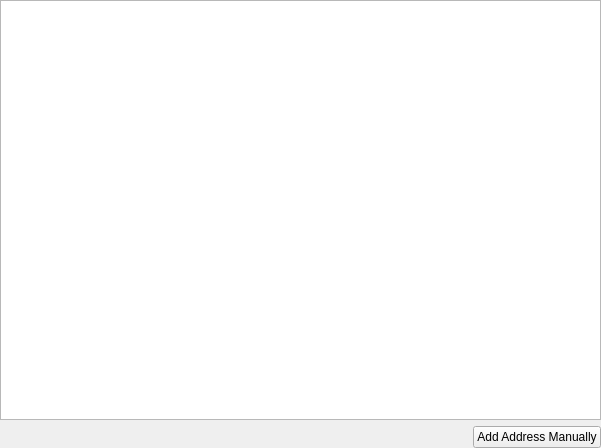
<?xml version="1.0" encoding="UTF-8"?>
<ui version="4.0">
 <class>AddressList</class>
 <widget class="QWidget" name="AddressList">
  <property name="geometry">
   <rect>
    <x>0</x>
    <y>0</y>
    <width>601</width>
    <height>448</height>
   </rect>
  </property>
  <property name="windowTitle">
   <string>Form</string>
  </property>
  <layout class="QVBoxLayout" name="verticalLayout">
   <property name="leftMargin">
    <number>0</number>
   </property>
   <property name="topMargin">
    <number>0</number>
   </property>
   <property name="rightMargin">
    <number>0</number>
   </property>
   <property name="bottomMargin">
    <number>0</number>
   </property>
   <item>
    <widget class="QTreeView" name="list">
     <property name="sizePolicy">
      <sizepolicy hsizetype="Expanding" vsizetype="Expanding">
       <horstretch>0</horstretch>
       <verstretch>0</verstretch>
      </sizepolicy>
     </property>
    </widget>
   </item>
   <item>
    <layout class="QHBoxLayout" name="horizontalLayout">
     <item>
      <spacer name="horizontalSpacer">
       <property name="orientation">
        <enum>Qt::Horizontal</enum>
       </property>
       <property name="sizeHint" stdset="0">
        <size>
         <width>40</width>
         <height>20</height>
        </size>
       </property>
      </spacer>
     </item>
     <item>
      <widget class="QPushButton" name="pushButton">
       <property name="text">
        <string>Add Address Manually</string>
       </property>
      </widget>
     </item>
    </layout>
   </item>
  </layout>
  <action name="actionEdit">
   <property name="text">
    <string>Edit Address</string>
   </property>
  </action>
  <action name="actionDelete">
   <property name="text">
    <string>Delete Address</string>
   </property>
   <property name="shortcut">
    <string>Del</string>
   </property>
  </action>
 </widget>
 <resources/>
 <connections/>
</ui>
